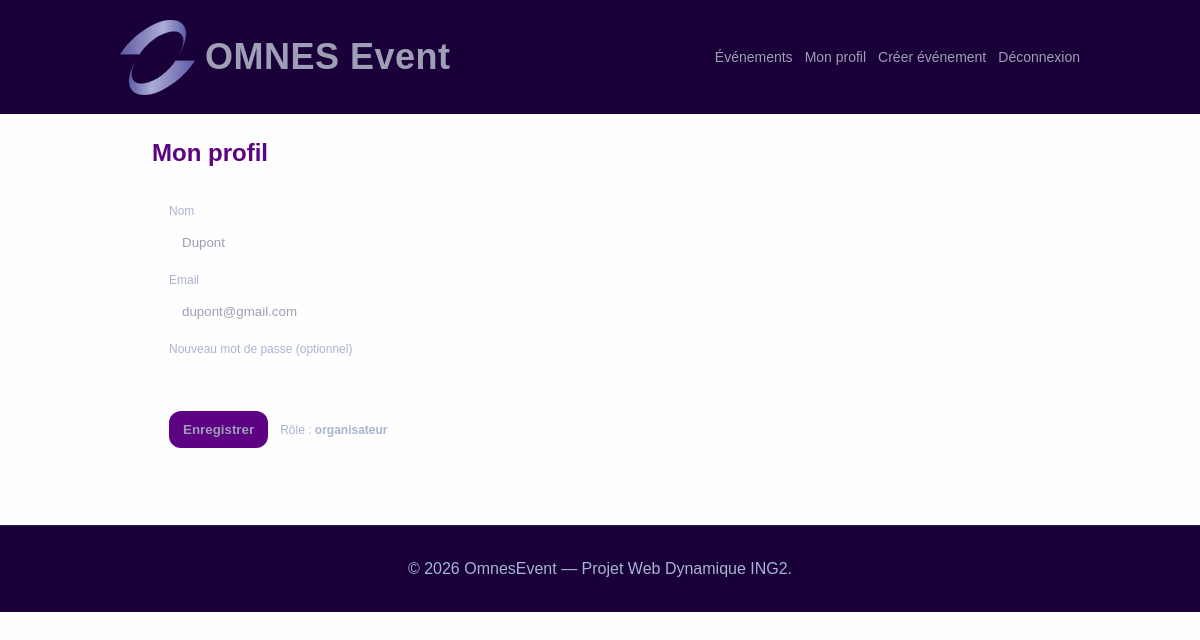
The app's page /pages/profile.php (signed in) with its own data.
### tables this page shows
CREATE TABLE IF NOT EXISTS `users` (
  `id` bigint UNSIGNED NOT NULL AUTO_INCREMENT,
  `role` enum('admin','organisateur','participant') NOT NULL DEFAULT 'participant',
  `association_id` bigint UNSIGNED DEFAULT NULL,
  `nom` varchar(100) NOT NULL,
  `email` varchar(190) NOT NULL,
  `password_hash` varchar(255) NOT NULL,
  `photo_path` varchar(255) DEFAULT NULL,
  `is_organisateur_validated` tinyint(1) NOT NULL DEFAULT '0',
  `created_at` timestamp NOT NULL DEFAULT CURRENT_TIMESTAMP,
  PRIMARY KEY (`id`),
  UNIQUE KEY `uq_users_email` (`email`),
  KEY `idx_users_role` (`role`),
  KEY `idx_users_association` (`association_id`)
);

### includes/init.php (called while the page is built, shortened)
<?php declare(strict_types=1);
require_once __DIR__ . '/db.php';
if (!empty($_SESSION['user_id']) && is_numeric($_SESSION['user_id'])) {
  $userId = (int)$_SESSION['user_id'];
  $user = db_single(
    "SELECT id, role, association_id, nom, email, photo_path, is_organisateur_validated
     FROM users WHERE id = :id",
    [':id' => $userId]
  );
  if ($user) {
    $currentUser = $user;
  } else {
    $_SESSION = [];
    @session_destroy();
    @session_start();
  }
}

### includes/db.php (called while the page is built, shortened)
<?php
$DB_HOST = getenv('DB_HOST') ?: 'localhost';
$DB_NAME = getenv('DB_NAME') ?: 'omnes_event';
$DB_USER = getenv('DB_USER') ?: 'root';
$DB_PASS = getenv('DB_PASS') ?: '';
$DB_CHARSET = 'utf8mb4';
$dsn = "mysql:host={$DB_HOST};dbname={$DB_NAME};charset={$DB_CHARSET}";
try {
  $pdo = new PDO($dsn, $DB_USER, $DB_PASS, [
    PDO::ATTR_ERRMODE => PDO::ERRMODE_EXCEPTION,
    PDO::ATTR_DEFAULT_FETCH_MODE => PDO::FETCH_ASSOC,
    PDO::ATTR_EMULATE_PREPARES => false,
  ]);
} catch (Throwable $e) {
  http_response_code(500);
  echo 'Erreur de connexion DB.';
  exit;
}
function db_single(string $sql, array $params = []): ?array {
  global $pdo;
  $stmt = $pdo->prepare($sql);
  $stmt->execute($params);
  $row = $stmt->fetch();
  return $row ?: null;
}
function e(string $s): string {
  return htmlspecialchars($s, ENT_QUOTES | ENT_SUBSTITUTE, 'UTF-8');
}

### includes/auth_check.php (called while the page is built, shortened)
<?php declare(strict_types=1);
require_once __DIR__ . '/init.php';

### pages/profile.php (the view, shortened to what this page needs)
<?php declare(strict_types=1);
require_once __DIR__ . '/../includes/auth_check.php';
require_once __DIR__ . '/../includes/header.php';
?>
<section class="container">
  <h1 style="margin-top:0;">Mon profil</h1>
  <div style="margin-top:16px; padding:16px; background: rgba(255,255,255,.03); border:1px solid var(--border); border-radius:14px; max-width:720px;">
  <form method="POST" style="display:grid; gap:12px;">
      <label style="display:grid; gap:6px;">
        <span style="color: var(--muted); font-size:12px;">Nom</span>
        <input name="nom" required value="<?= e((string)$currentUser['nom']) ?>" style="padding:10px 12px; border-radius:10px; border:1px solid var(--border); background: rgba(255,255,255,.03); color: var(--text);" />
      </label>
      <label style="display:grid; gap:6px;">
        <span style="color: var(--muted); font-size:12px;">Email</span>
        <input type="email" name="email" required value="<?= e((string)$currentUser['email']) ?>" style="padding:10px 12px; border-radius:10px; border:1px solid var(--border); background: rgba(255,255,255,.03); color: var(--text);" />
      </label>
      <label style="display:grid; gap:6px;">
        <span style="color: var(--muted); font-size:12px;">Nouveau mot de passe (optionnel)</span>
        <input type="password" name="new_password" style="padding:10px 12px; border-radius:10px; border:1px solid var(--border); background: rgba(255,255,255,.03); color: var(--text);" />
      </label>
      <div style="display:flex; gap:12px; flex-wrap:wrap; align-items:center;">
        <button class="btn btn-secondary" type="submit">Enregistrer</button>
        <div style="color: var(--muted); font-size:12px;">
          Rôle : <strong><?= e((string)$currentUser['role']) ?></strong>
        </div>
      </div>
    </form>
  </div>
</section>
<?php require_once __DIR__ . '/../includes/footer.php'; ?>

### assets/css/style.css (style rules this page uses)
:root { --text: #9f9eb7; --header: #190038; --logo: #7772b4; --souslogo: #6d67ae; --bg: #fefefe; --highlight: #5d0282; --card: rgb(23, 8, 51); --muted: #a9b4d0; --primary: #9966CC; --primary2: #38bdf8; --border: rgba(255, 255, 255, .10); --radius: 14px; }
* { box-sizing: border-box; }
body { margin: 0; font-family: "Arial Black", Arial, sans-serif; background: var(--bg); color: var(--highlight); }
.container { width: 100%; padding: 0 16px; margin: 0 auto; max-width: 960px; }
.btn { display: inline-flex; align-items: center; justify-content: center; gap: 8px; border-radius: 12px; padding: 11px 14px; border: 0px solid var(--text); background: var(--highlight); color: var(--text); text-decoration: none; font-weight: 700; }
.btn-secondary { background: var(--highlight); border-color: var(--highlight); }

### records on screen
users: nom "Dupont", email "dupont@gmail.com", role "organisateur"
